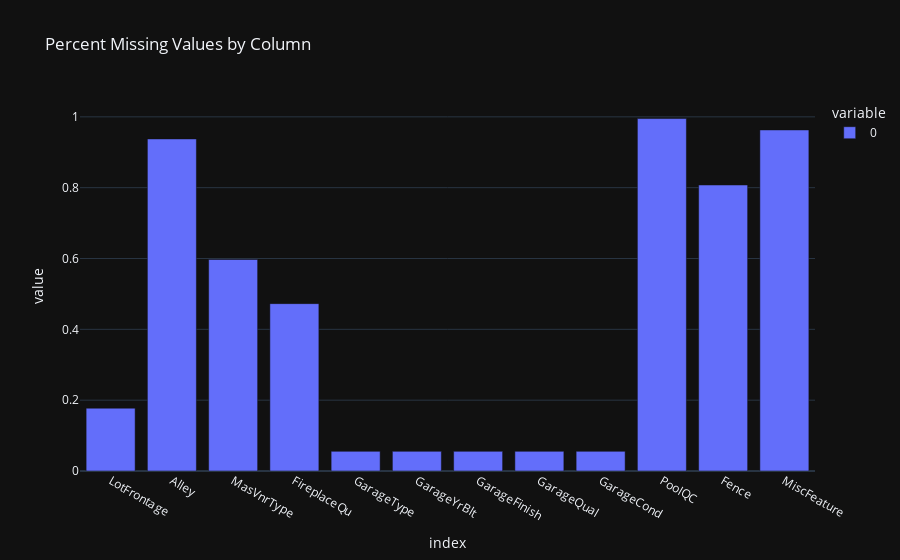

Source (notebook cell):
### Code cell
plot_missing_values(train_df)

### Figure 1 — Plotly figure (JSON) as saved in the notebook; plotly's stock layout.template omitted (floating-point values rounded to 4 significant figures)
{"data": [{"alignmentgroup": "True", "hovertemplate": "variable=0<br>index=%{x}<br>value=%{y}<extra></extra>", "legendgroup": "0", "marker": {"color": "#636efa", "pattern": {"shape": ""}}, "name": "0", "offsetgroup": "0", "orientation": "v", "showlegend": true, "textposition": "auto", "type": "bar", "x": ["LotFrontage", "Alley", "MasVnrType", "FireplaceQu", "GarageType", "GarageYrBlt", "GarageFinish", "GarageQual", "GarageCond", "PoolQC", "Fence", "MiscFeature"], "xaxis": "x", "y": [0.1774, 0.9377, 0.5973, 0.4726, 0.05548, 0.05548, 0.05548, 0.05548, 0.05548, 0.9952, 0.8075, 0.963], "yaxis": "y"}], "layout": {"barmode": "relative", "legend": {"title": {"text": "variable"}, "tracegroupgap": 0}, "title": {"text": "Percent Missing Values by Column"}, "xaxis": {"anchor": "y", "domain": [0, 1], "title": {"text": "index"}}, "yaxis": {"anchor": "x", "domain": [0, 1], "title": {"text": "value"}}}}
